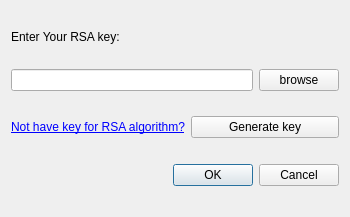
<?xml version="1.0" encoding="UTF-8"?>
<ui version="4.0">
 <class>RSADialog</class>
 <widget class="QDialog" name="RSADialog">
  <property name="windowModality">
   <enum>Qt::ApplicationModal</enum>
  </property>
  <property name="geometry">
   <rect>
    <x>0</x>
    <y>0</y>
    <width>350</width>
    <height>217</height>
   </rect>
  </property>
  <property name="sizePolicy">
   <sizepolicy hsizetype="Preferred" vsizetype="Preferred">
    <horstretch>0</horstretch>
    <verstretch>0</verstretch>
   </sizepolicy>
  </property>
  <property name="windowTitle">
   <string>RSA</string>
  </property>
  <layout class="QVBoxLayout" name="verticalLayout">
   <item>
    <widget class="QLabel" name="label">
     <property name="sizePolicy">
      <sizepolicy hsizetype="Preferred" vsizetype="Maximum">
       <horstretch>0</horstretch>
       <verstretch>0</verstretch>
      </sizepolicy>
     </property>
     <property name="text">
      <string>Enter Your RSA key:</string>
     </property>
    </widget>
   </item>
   <item>
    <layout class="QHBoxLayout" name="horizontalLayout">
     <item>
      <widget class="QLineEdit" name="lineEdit">
       <property name="sizePolicy">
        <sizepolicy hsizetype="Expanding" vsizetype="Fixed">
         <horstretch>0</horstretch>
         <verstretch>0</verstretch>
        </sizepolicy>
       </property>
       <property name="echoMode">
        <enum>QLineEdit::Password</enum>
       </property>
      </widget>
     </item>
     <item>
      <widget class="QPushButton" name="pushButton">
       <property name="text">
        <string>browse</string>
       </property>
      </widget>
     </item>
    </layout>
   </item>
   <item>
    <layout class="QHBoxLayout" name="horizontalLayout_4">
     <item>
      <widget class="QLabel" name="label_show">
       <property name="sizePolicy">
        <sizepolicy hsizetype="Preferred" vsizetype="Fixed">
         <horstretch>0</horstretch>
         <verstretch>0</verstretch>
        </sizepolicy>
       </property>
       <property name="cursor">
        <cursorShape>PointingHandCursor</cursorShape>
       </property>
       <property name="text">
        <string>&lt;html&gt;&lt;head/&gt;&lt;body&gt;&lt;p&gt;&lt;a href=&quot;#&quot;&gt;&lt;span style=&quot; text-decoration: underline; color:#0000ff;&quot;&gt;Not have key for RSA algorithm?&lt;/span&gt;&lt;/a&gt;&lt;/p&gt;&lt;/body&gt;&lt;/html&gt;</string>
       </property>
       <property name="textFormat">
        <enum>Qt::AutoText</enum>
       </property>
       <property name="textInteractionFlags">
        <set>Qt::LinksAccessibleByKeyboard|Qt::LinksAccessibleByMouse</set>
       </property>
      </widget>
     </item>
     <item>
      <widget class="QPushButton" name="pushButtonGenkey">
       <property name="text">
        <string>Generate key</string>
       </property>
      </widget>
     </item>
    </layout>
   </item>
   <item>
    <spacer name="verticalSpacer">
     <property name="orientation">
      <enum>Qt::Vertical</enum>
     </property>
     <property name="sizeType">
      <enum>QSizePolicy::Minimum</enum>
     </property>
     <property name="sizeHint" stdset="0">
      <size>
       <width>20</width>
       <height>1</height>
      </size>
     </property>
    </spacer>
   </item>
   <item>
    <widget class="QDialogButtonBox" name="buttonBox">
     <property name="sizePolicy">
      <sizepolicy hsizetype="Expanding" vsizetype="Maximum">
       <horstretch>0</horstretch>
       <verstretch>0</verstretch>
      </sizepolicy>
     </property>
     <property name="orientation">
      <enum>Qt::Horizontal</enum>
     </property>
     <property name="standardButtons">
      <set>QDialogButtonBox::Cancel|QDialogButtonBox::Ok</set>
     </property>
    </widget>
   </item>
  </layout>
 </widget>
 <resources>
  <include location="resources.qrc"/>
 </resources>
 <connections>
  <connection>
   <sender>buttonBox</sender>
   <signal>accepted()</signal>
   <receiver>RSADialog</receiver>
   <slot>accept()</slot>
   <hints>
    <hint type="sourcelabel">
     <x>224</x>
     <y>122</y>
    </hint>
    <hint type="destinationlabel">
     <x>157</x>
     <y>96</y>
    </hint>
   </hints>
  </connection>
  <connection>
   <sender>buttonBox</sender>
   <signal>rejected()</signal>
   <receiver>RSADialog</receiver>
   <slot>reject()</slot>
   <hints>
    <hint type="sourcelabel">
     <x>242</x>
     <y>128</y>
    </hint>
    <hint type="destinationlabel">
     <x>248</x>
     <y>96</y>
    </hint>
   </hints>
  </connection>
  <connection>
   <sender>label_show</sender>
   <signal>linkActivated(QString)</signal>
   <receiver>RSADialog</receiver>
   <slot>show_password()</slot>
   <hints>
    <hint type="sourcelabel">
     <x>35</x>
     <y>76</y>
    </hint>
    <hint type="destinationlabel">
     <x>9</x>
     <y>89</y>
    </hint>
   </hints>
  </connection>
 </connections>
 <slots>
  <slot>show_password()</slot>
 </slots>
</ui>
